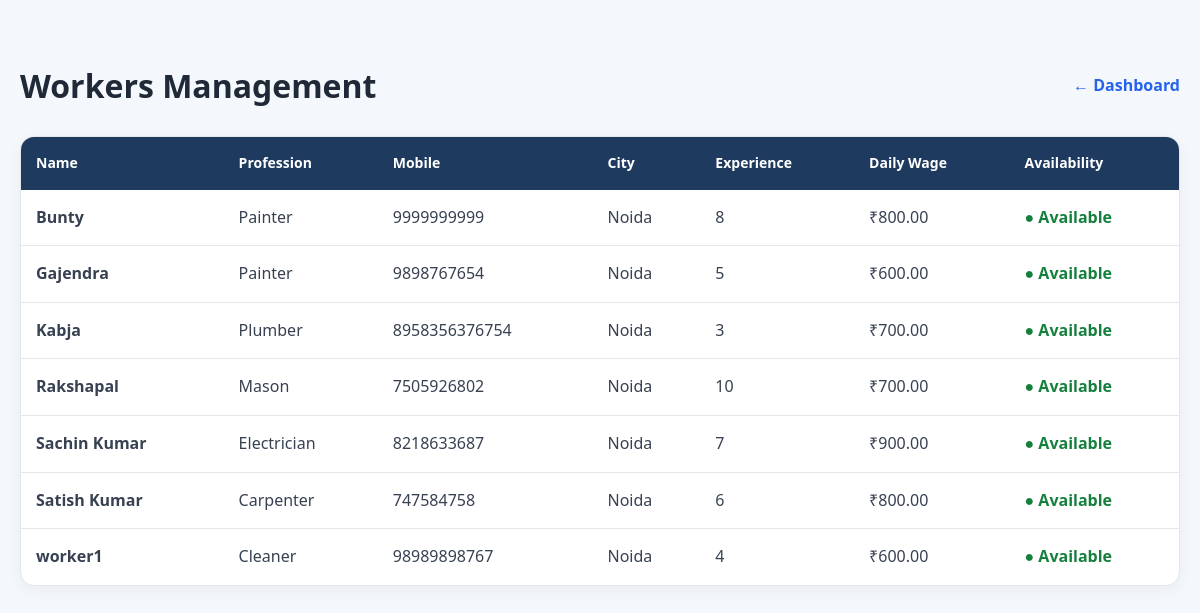
The page /admin-control/workers/ (signed in) on the database its author committed.
### workers/models.py (models this page shows, shortened)
class Worker(models.Model):
    user = models.OneToOneField(
        User,
        on_delete=models.CASCADE,
        null=True,
        blank=True,
        related_name="worker_profile"
    )
    PROFESSION_CHOICES = [
    ("Rajmistri", "राजमिस्त्री"),
    ("Plumber", "प्लम्बर"),
    ("Electrician", "इलेक्ट्रिशियन"),
    ("Painter", "पेंटर"),
    ("Carpenter", "कारपेंटर"),
    ("Welder", "वेल्डर"),
    ("Helper", "हेल्पर"),
    ("AC Repair", "AC रिपेयर"),
]
    name = models.CharField(max_length=100)
    mobile = models.CharField(max_length=15)
    profession = models.CharField(max_length=30, choices=PROFESSION_CHOICES)
    experience = models.PositiveIntegerField(help_text="Experience in years")
    city = models.CharField(max_length=100)
    area = models.CharField(max_length=100)
    latitude = models.DecimalField(
        max_digits=9,
        decimal_places=6,
        null=True,
        blank=True
    )
    longitude = models.DecimalField(
        max_digits=9,
        decimal_places=6,
        null=True,
        blank=True
    )
    work_range = models.DecimalField(
        max_digits=5,
        decimal_places=2,
        default=10.00,
        help_text="Maximum distance in KM"
    )
    daily_wage = models.DecimalField(max_digits=8, decimal_places=2)
    about = models.TextField(blank=True)
    available = models.BooleanField(default=True)
    profile_photo = models.ImageField(upload_to="workers/", blank=True, null=True)
    rating = models.DecimalField(max_digits=2, decimal_places=1, default=5.0)
    reviews = models.PositiveIntegerField(default=0)
    vverified = models.BooleanField(default=False)

### admin_dashboard/views.py (the view)
@user_passes_test(staff_required, login_url="login")
def admin_workers(request):
    workers = Worker.objects.select_related(
        "user"
    ).order_by(
        "name"
    )
    return render(
        request,
        "admin_dashboard/workers.html",
        {
            "workers": workers,
        }
    )

### accounts/context_processors.py (called while the page is built)
def notification_count(request):
    if not request.user.is_authenticated:
        return {
            "unread_notification_count": 0
        }
    count = Notification.objects.filter(
        recipient=request.user,
        is_read=False
    ).count()
    return {
        "unread_notification_count": count
    }

### admin_dashboard/views.py (called while the page is built)
def staff_required(user):
    return user.is_authenticated and user.is_staff

### templates/admin_dashboard/workers.html (shortened to what this page needs)
{% extends "base.html" %}
{% block content %}
<div class="admin-page">
    <div class="page-header">
        <h1>
            Workers Management
        </h1>
        <a
            href="{% url 'admin_dashboard' %}"
            class="back-btn"
        >
            ← Dashboard
        </a>
    </div>
    <div class="workers-card">
        <table class="workers-table">
            <thead>
                <tr>
                    <th>
                        Name
                    </th>
                    <th>
                        Profession
                    </th>
                    <th>
                        Mobile
                    </th>
                    <th>
                        City
                    </th>
                    <th>
                        Experience
                    </th>
                    <th>
                        Daily Wage
                    </th>
                    <th>
                        Availability
                    </th>
                </tr>
            </thead>
            <tbody>
                {% for worker in workers %}
                <tr>
                    <td>
                        <strong>
                            {{ worker.name }}
                        </strong>
                    </td>
                    <td>
                        {{ worker.profession }}
                    </td>
                    <td>
                        {{ worker.mobile }}
                    </td>
                    <td>
                        {{ worker.city }}
                    </td>
                    <td>
                        {{ worker.experience }}
                    </td>
                    <td>
                        ₹{{ worker.daily_wage }}
                    </td>
                    <td>
                        {% if worker.available %}
                            <span class="status-active">
                                ● Available
                            </span>
                        {% else %}
                            <span class="status-inactive">
                                ● Not Available
                            </span>
                        {% endif %}
                    </td>
                </tr>
                {% endfor %}
            </tbody>
        </table>
    </div>
</div>
{% endblock %}

### static/css/style.css (style rules this page uses)
* { margin:0; padding:0; box-sizing:border-box; }
body { font-family: "Segoe UI",sans-serif; background:#f8fafc; color:#222; line-height:1.6; }
html { scroll-behavior:smooth; }

### static/css/dashboard.css (style rules this page uses)
* { margin:0; padding:0; box-sizing:border-box; font-family:"Segoe UI",Tahoma,Geneva,Verdana,sans-serif; }
body { background:#f4f7fc; }

### templates/admin_dashboard/workers.html (style rules this page uses)
.admin-page { max-width: 1200px; margin: 40px auto; padding: 20px; }
.page-header { display: flex; justify-content: space-between; align-items: center; margin-bottom: 25px; }
.page-header h1 { margin: 0; color: #1f2937; }
.back-btn { text-decoration: none; color: #2563eb; font-weight: 600; }
.workers-card { background: white; border-radius: 14px; overflow-x: auto; box-shadow: 0 4px 15px rgba(0, 0, 0, 0.05); border: 1px solid #e5e7eb; }
.workers-table { width: 100%; border-collapse: collapse; min-width: 800px; }
.workers-table th { background: #1e3a5f; color: white; padding: 15px; text-align: left; font-size: 14px; }
.workers-table td { padding: 15px; border-bottom: 1px solid #e5e7eb; color: #374151; }
.workers-table tr:last-child td { border-bottom: none; }
.status-active { color: #15803d; font-weight: 600; }

### rows shown on the page
Worker: name "Bunty", profession "Painter", mobile "9999999999", city "Noida", experience "8", daily_wage "800.00", available "● Available"
Worker: name "Gajendra", profession "Painter", mobile "9898767654", city "Noida", experience "5", daily_wage "600.00", available "● Available"
Worker: name "Kabja", profession "Plumber", mobile "8958356376754", city "Noida", experience "3", daily_wage "700.00", available "● Available"
Worker: name "Rakshapal", profession "Mason", mobile "7505926802", city "Noida", experience "10", daily_wage "700.00", available "● Available"
Worker: name "Sachin Kumar", profession "Electrician", mobile "8218633687", city "Noida", experience "7", daily_wage "900.00", available "● Available"
Worker: name "Satish Kumar", profession "Carpenter", mobile "747584758", city "Noida", experience "6", daily_wage "800.00", available "● Available"
Worker: name "worker1", profession "Cleaner", mobile "98989898767", city "Noida", experience "4", daily_wage "600.00", available "● Available"
